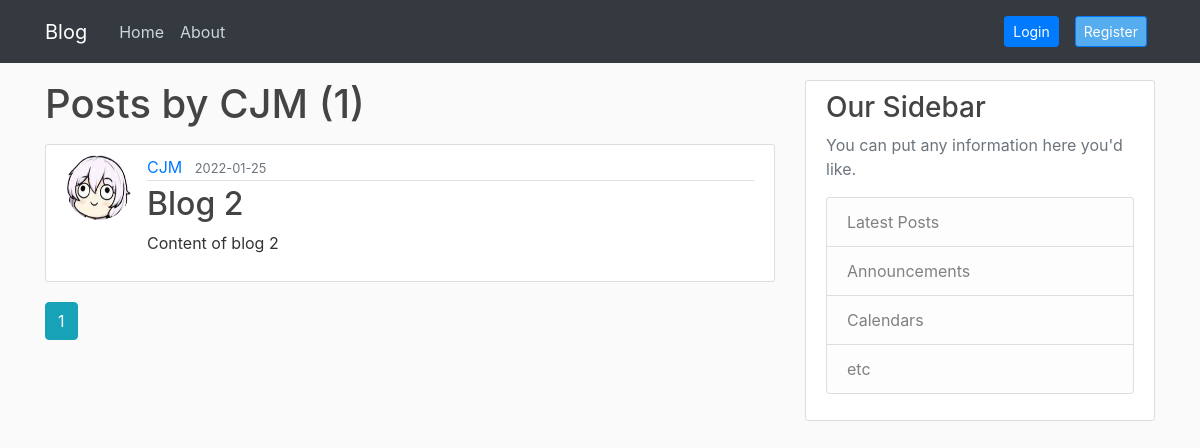
The app's page /user/CJM, older data.
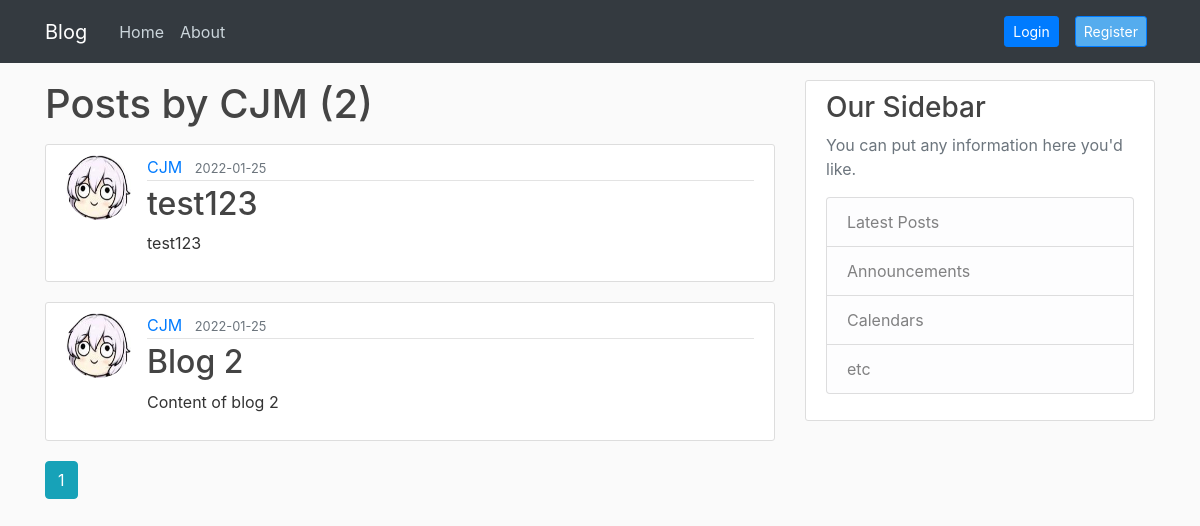
The same page, newer data.
### flaskblog/models.py (models this page shows, shortened)
class User(db.Model, UserMixin):
    id = db.Column(db.Integer, primary_key=True)
    username = db.Column(db.String(20), unique=True, nullable=False)
    email = db.Column(db.String(120), unique=True, nullable=False)
    image_file = db.Column(db.String(20), nullable=False, default='default.jpg')
    password = db.Column(db.String(60), nullable=False)
    posts = db.relationship('Post', backref='author', lazy=True)

class Post(db.Model):
    id = db.Column(db.Integer, primary_key=True)
    title = db.Column(db.String(100), nullable=False)
    date_posted = db.Column(db.DateTime, nullable=False, default=datetime.utcnow)
    content = db.Column(db.Text, nullable=False)
    user_id = db.Column(db.Integer, db.ForeignKey('user.id'), nullable=False)

### flaskblog/routes.py (the view)
@app.route("/user/<string:username>")
def user_posts(username):
    page = request.args.get('page', 1, type=int)
    user = User.query.filter_by(username=username).first_or_404()
    posts = Post.query.filter_by(author=user)\
        .order_by(Post.date_posted.desc())\
        .paginate(page=page, per_page=5)
    return render_template('user_posts.html', posts=posts, user=user)

### flaskblog/templates/user_posts.html
{% extends "layout.html" %}
{% block content %}
    <h1 class="mb-3">Posts by {{ user.username }} ({{ posts.total }})</h1>
    {% for post in posts.items %}
        <article class="media content-section">
          <img class="rounded-circle article-img" src="{{ url_for('static', filename='profile_pics/' + post.author.image_file) }}">
          <div class="media-body">
            <div class="article-metadata">
              <a class="mr-2" href="{{ url_for('user_posts', username=post.author.username) }}">{{ post.author.username }}</a>
              <small class="text-muted">{{ post.date_posted.strftime('%Y-%m-%d') }}</small>
            </div>
            <h2><a class="article-title" href="{{ url_for('post', post_id=post.id) }}">{{ post.title }}</a></h2>
            <p class="article-content">{{ post.content }}</p>
          </div>
        </article>
    {% endfor %}
    {% for page_num in posts.iter_pages(left_edge=1, right_edge=1, left_current=1, right_current=2) %}
      {% if page_num %}
        {% if posts.page == page_num %}
          <a class="btn btn-info mb-4" href="{{ url_for('user_posts', username=user.username, page=page_num) }}">{{ page_num }}</a>
        {% else %}
          <a class="btn btn-outline-info mb-4" href="{{ url_for('user_posts', username=user.username, page=page_num) }}">{{ page_num }}</a>
        {% endif %}
      {% else %}
        ...
      {% endif %}
    {% endfor %}
{% endblock content %}

### flaskblog/templates/layout.html (shortened to what this page needs)
<!DOCTYPE html>
<html>
<head>
    <link rel="stylesheet" href="https://maxcdn.bootstrapcdn.com/bootstrap/4.0.0/css/bootstrap.min.css">
    <link rel="stylesheet" type="text/css" href="{{ url_for('static', filename='main.css') }}">
</head>
<body>
    <header class="site-header">
      <nav class="navbar navbar-expand-md navbar-dark bg-dark fixed-top">
        <div class="container">
          <a class="navbar-brand mr-4" href="/">Blog</a>
          <div class="collapse navbar-collapse" id="navbarToggle">
            <div class="navbar-nav mr-auto">
              <a class="nav-item nav-link" href="{{ url_for('home') }}">Home</a>
              <a class="nav-item nav-link" href="{{ url_for('about') }}">About</a>
            </div>
            <div class="navbar-nav">
              {% if current_user.is_authenticated %}
              <a class="nav-item nav-link" href="{{ url_for('account') }}">
              <img class ="rounded-circle" src="{{ url_for('static', filename='profile_pics/' + current_user.image_file) }}" alt="logo" style="width:30px;">
              <a class="nav-item nav-link" href="{{ url_for('account') }}" >
                <button type="button" class="btn btn-link btn-sm" style="color:inherit">{{current_user.username}}</button>
              </a></a>
                <a class="nav-item nav-link" href="{{ url_for('new_post') }}">
                  <button type="button" class="btn btn-success btn-sm" style="background-color: #29BD4D ">New Post</button></a>
                <a class="nav-item nav-link" href="{{ url_for('logout') }}">
                  <button type="button" class="btn btn-danger btn-sm"style="background-color: #C70039">Logout</button></a>
              {% else %}
                <a class="nav-item nav-link" href="{{ url_for('login') }}"> <button type="button" class="btn btn-primary btn-sm">Login</button></a>
                <a class="nav-item nav-link" href="{{ url_for('register') }}"><button type="button" class="btn btn-primary btn-sm" style="background-color: #55acee">Register</button></a>
              {% endif %}
            </div>
          </div>
        </div>
      </nav>
    </header>
    <main role="main" class="container">
      <div class="row">
        <div class="col-md-8">
          {% block content %}{% endblock %}
        </div>
        <div class="col-md-4">
          <div class="content-section">
            <h3>Our Sidebar</h3>
            <p class='text-muted'>You can put any information here you'd like.
              <ul class="list-group">
                <li class="list-group-item list-group-item-light">Latest Posts</li>
                <li class="list-group-item list-group-item-light">Announcements</li>
                <li class="list-group-item list-group-item-light">Calendars</li>
                <li class="list-group-item list-group-item-light">etc</li>
              </ul>
            </p>
          </div>
        </div>
      </div>
    </main>
</body>
</html>

### flaskblog/static/main.css (style rules this page uses)
body { background: #fafafa; color: #333333; margin-top: 5rem; }
h1, h2, h3, h4, h5, h6 { color: #444444; }
.site-header .navbar-nav .nav-link { color: #cbd5db; }
.content-section { background: #ffffff; padding: 10px 20px; border: 1px solid #dddddd; border-radius: 3px; margin-bottom: 20px; }
.article-title { color: #444444; }
.article-content { white-space: pre-line; }
.article-img { height: 65px; width: 65px; margin-right: 16px; }
.article-metadata { padding-bottom: 1px; margin-bottom: 4px; border-bottom: 1px solid #e3e3e3 }

Row changes from the older to the newer data that the page shows:
added Post: image_file (picture), author.username "CJM", date_posted "2022-01-25", title "test123", content "test123"
Text that changed along with them:
{{ posts.total }}: "1" → "2"
